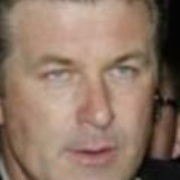
#> input picture images/cutting_faces/Alec_Baldwin_0004.jpg, 180 x 180 px, given in place of Aaron_Eckhart_0001.jpg, which was not available
$ jupyter execute '15. FaceRecognition&Cutting&Save.ipynb'   (text cells are left out)
#> lines starting #> are read from the running program, lines starting #| are printed output that depends on the picture; pictures that were not available may be replaced by others from this repository, and a replacement may not be noted
[cell 1]
import cv2
import numpy as np
import os

[cell 2]
path_dir = "images/faces/"
file_list = os.listdir(path_dir)

[cell 3]
file_list[0]

[cell 4]
len(file_list)

[cell 5]
file_name_list = []

for i in range(len(file_list)):
    file_name_list.append(file_list[i].replace(".jpg",""))

[cell 6]
file_name_list[0]

[cell 7]
image = cv2.imread('images/faces/Aaron_Eckhart_0001.jpg')
#> image is the input picture: shape (180, 180, 3); mean B, G, R 101.5, 117.8, 142.4
face_cascade = cv2.CascadeClassifier('models/haarcascade_frontalface_default.xml')
gray = cv2.cvtColor(image, cv2.COLOR_BGR2GRAY)
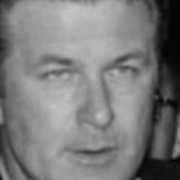
#> gray: shape (180, 180); min 2, max 196, mean 123.3
faces = face_cascade.detectMultiScale(gray, 1.3, 5)
#> faces = [[19, 16, 148, 148]]
for (x,y,w,h) in faces:
    cv2.rectangle(image, (x,y), (x+w, y+h), (255,0,0), 2)
    cv2.imshow("face_recognition", image)
    cv2.waitKey(0)
    cv2.destroyAllWindows()
#> this loop made 1 pass
#> pass 1, `cv2.imshow("face_recognition", image)`:
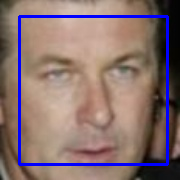
#> window 'face_recognition': shape (180, 180, 3); mean B, G, R 110.7, 112.2, 135.6

[cell 8]
image = cv2.imread('images/faces/Aaron_Eckhart_0001.jpg')
face_cascade = cv2.CascadeClassifier('models/haarcascade_frontalface_default.xml')
gray = cv2.cvtColor(image, cv2.COLOR_BGR2GRAY)
faces = face_cascade.detectMultiScale(gray, 1.3, 5)
for (x,y,w,h) in faces:
    cv2.rectangle(image, (x,y), (x+w, y+h), (255,0,0), 2)
    cropped = image[y: y+h, x: x+w]
    resize = cv2.resize(cropped, (180,180))
    cv2.imshow("crop&resize", resize)
    cv2.waitKey(0)
    cv2.destroyAllWindows()
#> this loop made 1 pass
#> pass 1, `cropped = image[y: y+h, x: x+w]`:
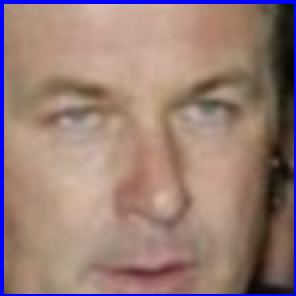
#> cropped: shape (148, 148, 3) (shown 2 times larger); mean B, G, R 118.8, 125.3, 152.3
#> pass 1, `resize = cv2.resize(cropped, (180,180))`:
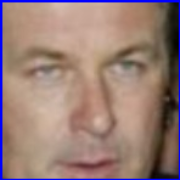
#> resize: shape (180, 180, 3); mean B, G, R 118.8, 125.1, 152.2

[cell 9]
def Cutting_face_save(image, name):
#> called with name = 'Alec_Baldwin_0004'
    face_cascade = cv2.CascadeClassifier('models/haarcascade_frontalface_default.xml')
    gray = cv2.cvtColor(image, cv2.COLOR_BGR2GRAY)
    faces = face_cascade.detectMultiScale(gray, 1.3, 5)
#> faces = [[19, 16, 148, 148]]
    for (x,y,w,h) in faces:
        # cv2.rectangle(image, (x,y), (x+w, y+h), (255,0,0), 2)
        cropped = image[y: y+h, x: x+w]
        resize = cv2.resize(cropped, (180,180))
        # cv2.imshow("crop&resize", resize)
        # cv2.waitKey(0)
        # cv2.destroyAllWindows()

        # 이미지 저장하기
        cv2.imwrite(f"images/cutting_faces/{name}.jpg", resize)
#> this loop made 1 pass
#> pass 1, in Cutting_face_save, `cropped = image[y: y+h, x: x+w]`:
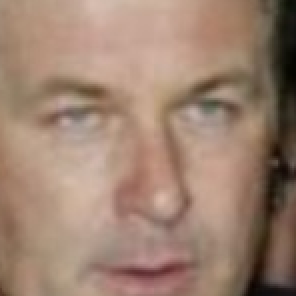
#> cropped: shape (148, 148, 3) (shown 2 times larger); mean B, G, R 112.5, 129.9, 157.9

$ run again, on images/cutting_faces/Barbara_Becker_0001.jpg
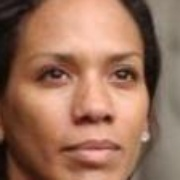
#> input picture images/cutting_faces/Barbara_Becker_0001.jpg, 180 x 180 px, given in place of Aaron_Eckhart_0001.jpg, which was not available
#> image is the input picture: shape (180, 180, 3); mean B, G, R 91.8, 113, 154.8
#> `gray = cv2.cvtColor(image, cv2.COLOR_BGR2GRAY)`:
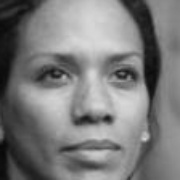
#> gray: shape (180, 180); min 8, max 217, mean 123.1
#> `faces = face_cascade.detectMultiScale(gray, 1.3, 5)`: faces = [[18, 16, 148, 148]]
#> the loop `for (x,y,w,h) in faces:` made 1 pass
#> the loop in Cutting_face_save, `for (x,y,w,h) in faces:` made 1 pass
#> pass 1, in Cutting_face_save, `cropped = image[y: y+h, x: x+w]`:
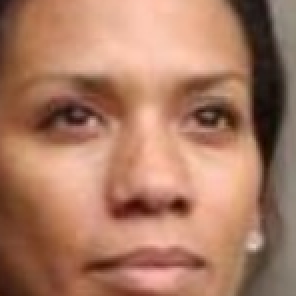
#> cropped: shape (148, 148, 3) (shown 2 times larger); mean B, G, R 99.4, 122.9, 170.9

$ run again, on images/cutting_faces/Barbara_Brezigar_0001.jpg
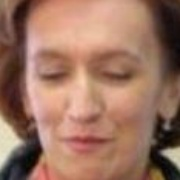
#> input picture images/cutting_faces/Barbara_Brezigar_0001.jpg, 180 x 180 px, given in place of Aaron_Eckhart_0001.jpg, which was not available
#> image is the input picture: shape (180, 180, 3); mean B, G, R 97, 115.4, 156.3
#> `gray = cv2.cvtColor(image, cv2.COLOR_BGR2GRAY)`:
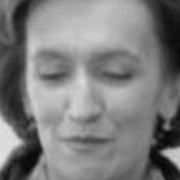
#> gray: shape (180, 180); min 4, max 228, mean 125.6
#> `faces = face_cascade.detectMultiScale(gray, 1.3, 5)`: faces = [[10, 16, 151, 151]]
#> the loop `for (x,y,w,h) in faces:` made 1 pass
#> the loop in Cutting_face_save, `for (x,y,w,h) in faces:` made 1 pass
#> pass 1, in Cutting_face_save, `cropped = image[y: y+h, x: x+w]`:
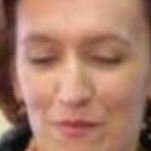
#> cropped: shape (151, 151, 3); mean B, G, R 105.6, 125.2, 169.6

$ run again, on images/cutting_faces/Barbara_Brezigar_0002.jpg
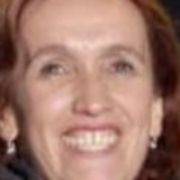
#> input picture images/cutting_faces/Barbara_Brezigar_0002.jpg, 180 x 180 px, given in place of Aaron_Eckhart_0001.jpg, which was not available
#> image is the input picture: shape (180, 180, 3); mean B, G, R 106.9, 120.1, 159.6
#> `gray = cv2.cvtColor(image, cv2.COLOR_BGR2GRAY)`:
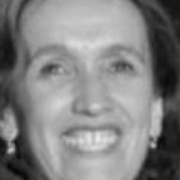
#> gray: shape (180, 180); min 5, max 238, mean 130.4
#> `faces = face_cascade.detectMultiScale(gray, 1.3, 5)`: faces = [[17, 13, 148, 148]]
#> the loop `for (x,y,w,h) in faces:` made 1 pass
#> the loop in Cutting_face_save, `for (x,y,w,h) in faces:` made 1 pass
#> pass 1, in Cutting_face_save, `cropped = image[y: y+h, x: x+w]`:
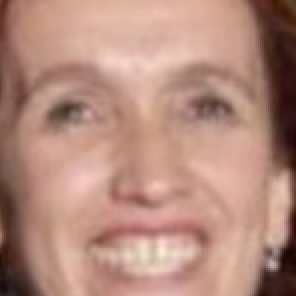
#> cropped: shape (148, 148, 3) (shown 2 times larger); mean B, G, R 124.5, 138.7, 180.3
